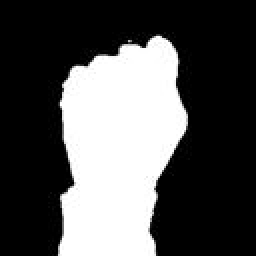
#> input picture StaticGestures/collected/0/1006_0.jpg, 128 x 128 px, found by its file name (shown 2 times larger); its folder holds only this picture in this run
$ python cleanup_pics.py
#> lines starting #> are read from the running program, lines starting #| are printed output that depends on the picture; after the words box and inside, x2 and y2 are one past the last pixel; in counts of white or black regions, pixels touching at a corner belong together
import os
import os.path
import shutil
import cv2
from scipy import misc
import imageio

# [15 lines of commented-out code are left out]


### binarize the photos
outPath = "fingers/test_binary/0"
path = "fingers/test/0"

# iterate through the names of contents of the folder
for image_path in os.listdir(path):

    # create the full input path and read the file
    input_path = os.path.join(path, image_path)
    img = cv2.imread(input_path, cv2.IMREAD_GRAYSCALE)
#> img is the input picture: shape (128, 128); min 0, max 255, mean 82.9
    img = cv2.medianBlur(img,5)

    ret,th1 = cv2.threshold(img,75,255,cv2.THRESH_BINARY)
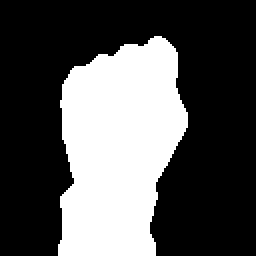
#> th1: shape (128, 128) (shown 2 times larger); 32.8% white; 1 white region, box (x1, y1, x2, y2) and area: (29, 18, 94, 128) 5377

    # create full output path, 'example.jpg'
    # becomes 'rotate_example.jpg', save the file to disk
    fullpath = os.path.join(outPath, image_path)
    imageio.imwrite(fullpath, th1)
